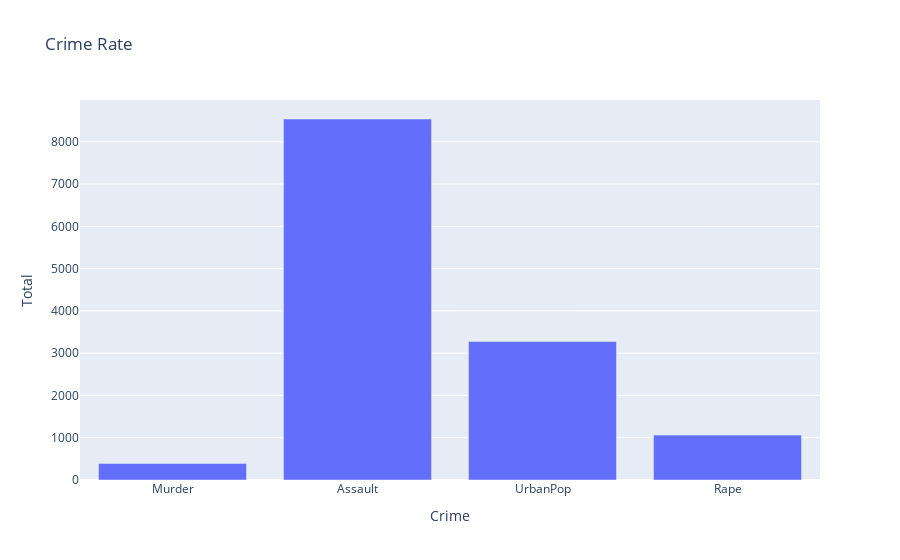

Notebook cell for this chart:
### Code cell
fig = px.bar(df1, x='Crime', y='Total', title="Crime Rate")
fig.show()

### Figure 1 — Plotly figure (JSON) as saved in the notebook; plotly's stock layout.template omitted (floating-point values rounded to 4 significant figures)
{"data": [{"alignmentgroup": "True", "hovertemplate": "Crime=%{x}<br>Total=%{y}<extra></extra>", "legendgroup": "", "marker": {"color": "#636efa", "pattern": {"shape": ""}}, "name": "", "offsetgroup": "", "orientation": "v", "showlegend": false, "textposition": "auto", "type": "bar", "x": ["Murder", "Assault", "UrbanPop", "Rape"], "xaxis": "x", "y": [389.4, 8538, 3277, 1062.0], "yaxis": "y"}], "layout": {"autosize": true, "barmode": "relative", "legend": {"tracegroupgap": 0}, "title": {"text": "Crime Rate"}, "xaxis": {"anchor": "y", "autorange": true, "domain": [0, 1], "range": [-0.5, 3.5], "title": {"text": "Crime"}, "type": "category"}, "yaxis": {"anchor": "x", "autorange": true, "domain": [0, 1], "range": [0, 8987.0], "title": {"text": "Total"}, "type": "linear"}}}
